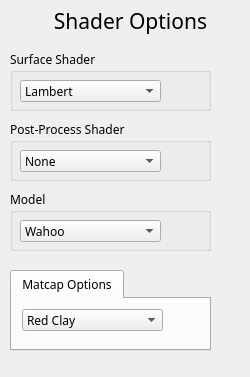
<?xml version="1.0" encoding="UTF-8"?>
<ui version="4.0">
 <class>ShaderControls</class>
 <widget class="QWidget" name="ShaderControls">
  <property name="geometry">
   <rect>
    <x>0</x>
    <y>0</y>
    <width>250</width>
    <height>377</height>
   </rect>
  </property>
  <property name="windowTitle">
   <string>Form</string>
  </property>
  <widget class="QGroupBox" name="groupBox_2">
   <property name="geometry">
    <rect>
     <x>10</x>
     <y>120</y>
     <width>201</width>
     <height>61</height>
    </rect>
   </property>
   <property name="font">
    <font>
     <family>Gadugi</family>
    </font>
   </property>
   <property name="title">
    <string>Post-Process Shader</string>
   </property>
   <widget class="QComboBox" name="postprocessShaderComboBox">
    <property name="geometry">
     <rect>
      <x>10</x>
      <y>30</y>
      <width>141</width>
      <height>22</height>
     </rect>
    </property>
    <property name="font">
     <font>
      <family>Gadugi</family>
     </font>
    </property>
    <item>
     <property name="text">
      <string>None</string>
     </property>
    </item>
    <item>
     <property name="text">
      <string>Greyscale</string>
     </property>
    </item>
    <item>
     <property name="text">
      <string>Gaussian Blur</string>
     </property>
    </item>
    <item>
     <property name="text">
      <string>Sobel</string>
     </property>
    </item>
    <item>
     <property name="text">
      <string>Bloom</string>
     </property>
    </item>
    <item>
     <property name="text">
      <string>Worley Noise</string>
     </property>
    </item>
    <item>
     <property name="text">
      <string>Click and Drag</string>
     </property>
    </item>
   </widget>
  </widget>
  <widget class="QLabel" name="label">
   <property name="geometry">
    <rect>
     <x>10</x>
     <y>0</y>
     <width>241</width>
     <height>41</height>
    </rect>
   </property>
   <property name="font">
    <font>
     <family>Gadugi</family>
     <pointsize>16</pointsize>
    </font>
   </property>
   <property name="text">
    <string>Shader Options</string>
   </property>
   <property name="alignment">
    <set>Qt::AlignCenter</set>
   </property>
  </widget>
  <widget class="QGroupBox" name="groupBox">
   <property name="geometry">
    <rect>
     <x>10</x>
     <y>50</y>
     <width>201</width>
     <height>61</height>
    </rect>
   </property>
   <property name="font">
    <font>
     <family>Gadugi</family>
    </font>
   </property>
   <property name="title">
    <string>Surface Shader</string>
   </property>
   <widget class="QComboBox" name="surfaceShaderComboBox">
    <property name="geometry">
     <rect>
      <x>10</x>
      <y>30</y>
      <width>141</width>
      <height>22</height>
     </rect>
    </property>
    <property name="font">
     <font>
      <family>Gadugi</family>
     </font>
    </property>
    <item>
     <property name="text">
      <string>Lambert</string>
     </property>
    </item>
    <item>
     <property name="text">
      <string>Blinn-Phong</string>
     </property>
    </item>
    <item>
     <property name="text">
      <string>Matcap</string>
     </property>
    </item>
    <item>
     <property name="text">
      <string>Color Gradient</string>
     </property>
    </item>
    <item>
     <property name="text">
      <string>Vertex Deformation</string>
     </property>
    </item>
   </widget>
  </widget>
  <widget class="QGroupBox" name="groupBox_3">
   <property name="geometry">
    <rect>
     <x>10</x>
     <y>190</y>
     <width>201</width>
     <height>61</height>
    </rect>
   </property>
   <property name="font">
    <font>
     <family>Gadugi</family>
    </font>
   </property>
   <property name="title">
    <string>Model</string>
   </property>
   <widget class="QComboBox" name="modelComboBox">
    <property name="geometry">
     <rect>
      <x>10</x>
      <y>30</y>
      <width>141</width>
      <height>22</height>
     </rect>
    </property>
    <property name="font">
     <font>
      <family>Gadugi</family>
     </font>
    </property>
    <item>
     <property name="text">
      <string>Wahoo</string>
     </property>
    </item>
    <item>
     <property name="text">
      <string>Moo Beast</string>
     </property>
    </item>
    <item>
     <property name="text">
      <string>Cube</string>
     </property>
    </item>
   </widget>
  </widget>
  <widget class="QTabWidget" name="tabWidget">
   <property name="geometry">
    <rect>
     <x>10</x>
     <y>270</y>
     <width>201</width>
     <height>81</height>
    </rect>
   </property>
   <property name="font">
    <font>
     <family>Gadugi</family>
    </font>
   </property>
   <property name="currentIndex">
    <number>0</number>
   </property>
   <widget class="QWidget" name="matcapTab">
    <attribute name="title">
     <string>Matcap Options</string>
    </attribute>
    <widget class="QComboBox" name="matcapComboBox">
     <property name="geometry">
      <rect>
       <x>10</x>
       <y>10</y>
       <width>141</width>
       <height>22</height>
      </rect>
     </property>
     <property name="font">
      <font>
       <family>Gadugi</family>
      </font>
     </property>
     <item>
      <property name="text">
       <string>Red Clay</string>
      </property>
     </item>
     <item>
      <property name="text">
       <string>Red Plastic</string>
      </property>
     </item>
     <item>
      <property name="text">
       <string>Chrome</string>
      </property>
     </item>
     <item>
      <property name="text">
       <string>Pearl</string>
      </property>
     </item>
     <item>
      <property name="text">
       <string>Orange-Green</string>
      </property>
     </item>
     <item>
      <property name="text">
       <string>Blue-Purple</string>
      </property>
     </item>
     <item>
      <property name="text">
       <string>Outline</string>
      </property>
     </item>
     <item>
      <property name="text">
       <string>Surface Normals</string>
      </property>
     </item>
    </widget>
   </widget>
  </widget>
 </widget>
 <resources/>
 <connections/>
</ui>
